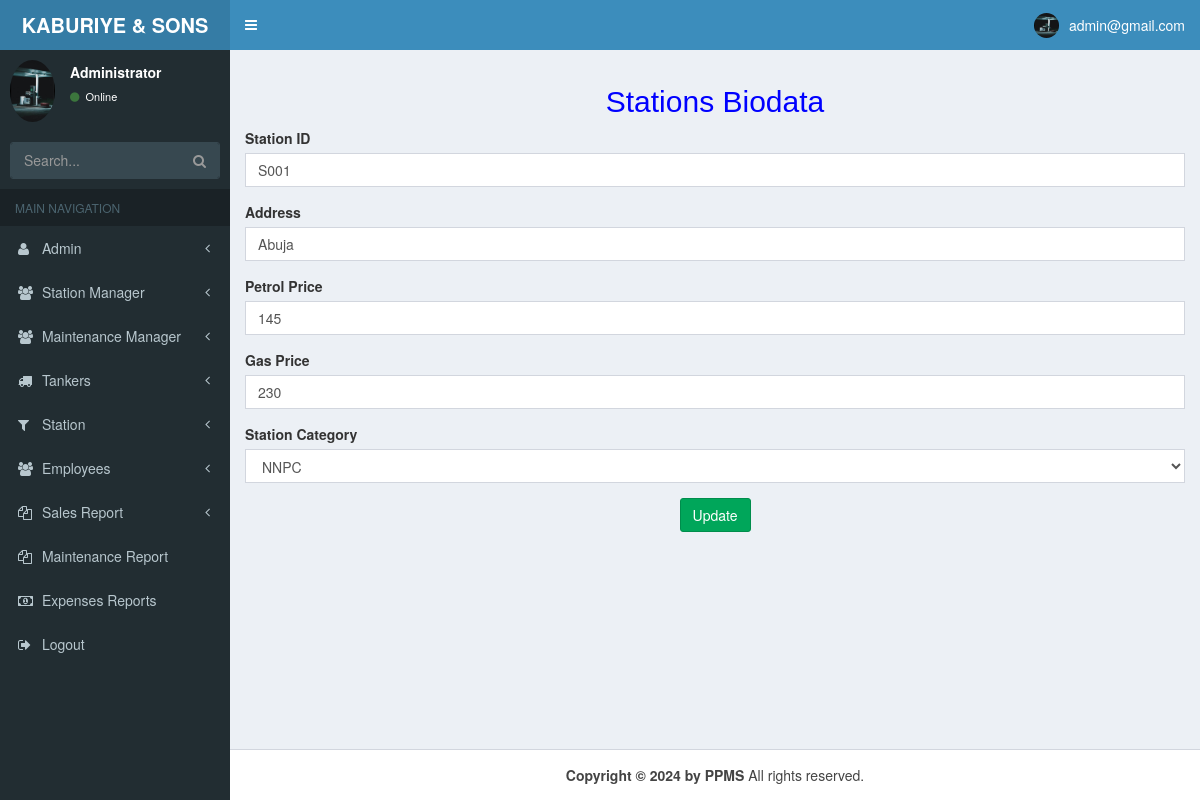
Page /station_edit.php?station_id=S001 (signed in) on the committed database.
### tables this page shows
CREATE TABLE `stations` (
  `SN` int(50) NOT NULL,
  `station_id` varchar(17) NOT NULL,
  `address` varchar(100) NOT NULL,
  `petrol_price` double NOT NULL,
  `gas_price` double NOT NULL,
  `station_category` varchar(45) NOT NULL,
  `password` varchar(50) NOT NULL,
  `trn_date` datetime NOT NULL
);

### station_edit.php (the view, shortened to what this page needs)
<?php
require __DIR__ . "/config/database.php";
$user = $_SESSION['data'];
$profile = mysqli_query($conn, "select * from admin where email='$user'");
$fetch = mysqli_fetch_array($profile);
?>
<!DOCTYPE html>
<html>
<head>
  <link rel="stylesheet" href="css/bootstrap.min.css">
  <link rel="stylesheet" href="css/font-awesome.min.css">
  <link rel="stylesheet" href="css/ionicons.min.css">
  <link rel="stylesheet" href="css/AdminLTE.min.css">
  <link rel="stylesheet" href="css/_all-skins.min.css">
</head>
<body class="hold-transition skin-blue sidebar-mini">
  <div class="wrapper">
    <header class="main-header">
      <a href="admin_dashboard.php" class="logo">
        <span class="logo-lg"><b>KABURIYE & SONS NIG LTD</b></span>
      </a>
      <nav class="navbar navbar-static-top">
        <a href="#" class="sidebar-toggle" data-toggle="push-menu" role="button">
        </a>
        <div class="navbar-custom-menu">
          <ul class="nav navbar-nav">
            <li class="dropdown user user-menu">
              <a href="#" class="dropdown-toggle" data-toggle="dropdown">
                <img src="images/admin.jpg" class="user-image" alt="User Image">
                <span class="hidden-xs"><?php echo "$fetch[email]"; ?></span>
              </a>
            </li>
          </ul>
        </div>
      </nav>
    </header>
    <aside class="main-sidebar">
      <section class="sidebar">
        <div class="user-panel">
          <div class="pull-left image">
            <img src="images/admin.jpg" class="img-circle" alt="User Image">
          </div>
          <div class="pull-left info">
            <p>Administrator</p>
            <a href="#"><i class="fa fa-circle text-success"></i> Online</a>
          </div>
        </div>
        <form action="#" method="get" class="sidebar-form">
          <div class="input-group">
            <input type="text" name="q" class="form-control" placeholder="Search...">
            <span class="input-group-btn">
              <button type="submit" name="search" id="search-btn" class="btn btn-flat"><i class="fa fa-search"></i>
              </button>
            </span>
          </div>
        </form>
        <ul class="sidebar-menu" data-widget="tree">
          <li class="header">MAIN NAVIGATION</li>
          <li class=" treeview">
            <a href="#">
              <i class="fa fa-user"></i> <span>Admin</span>
              <span class="pull-right-container">
                <i class="fa fa-angle-left pull-right"></i>
              </span>
            </a>
          </li>
          <li class="treeview">
            <a href="#">
              <i class="fa fa-group"></i> <span> Station Manager</span>
              <span class="pull-right-container">
                <small class="fa fa-angle-left pull-right "></small>
              </span>
            </a>
          </li>
          <li class="treeview">
            <a href="#">
              <i class="fa fa-group"></i> <span>Maintenance Manager</span>
              <span class="pull-right-container">
                <small class="fa fa-angle-left pull-right "></small>
              </span>
            </a>
          </li>
          <li class="treeview">
            <a href="#">
              <i class="fa fa-truck"></i> <span>Tankers</span>
              <span class="pull-right-container">
                <small class="fa fa-angle-left pull-right "></small>
              </span>
            </a>
          </li>
          <li class="treeview">
            <a href="#">
              <i class="fa fa-filter"></i> <span>Station</span>
              <span class="pull-right-container">
                <small class="fa fa-angle-left pull-right "></small>
              </span>
            </a>
          </li>
          <li class="treeview">
            <a href="#">
              <i class="fa fa-group"></i> <span>Employees</span>
              <span class="pull-right-container">
                <small class="fa fa-angle-left pull-right "></small>
              </span>
            </a>
          </li>
          <li class="treeview">
            <a href="#">
              <i class="fa fa-files-o"></i> <span> Sales Report</span>
              <span class="pull-right-container">
                <small class="fa fa-angle-left pull-right "></small>
              </span>
            </a>
          </li>
          <li>
          <li>
            <a href="m_report.php">
              <i class="fa fa-files-o"></i> <span>Maintenance Report</span>
            </a>
          </li>
          <li>
          <li>
            <a href="expenses_report.php">
              <i class="fa fa-money"></i> <span>Expenses Reports</span>
            </a>
          </li>
          <li>
          <li>
            <a href="alogout.php">
              <i class="fa fa-sign-out"></i> <span>Logout</span>
            </a>
          </li>
      </section>
    </aside>
    <div class="content-wrapper">
      <section class="content">
        <h2 align="center" style="color:blue;"> Stations Biodata</h2>
        <?php
        $userInfo = mysqli_query($conn, "select * from stations where station_id='$_GET[station_id]'");
        $num_users = mysqli_num_rows($userInfo);
        if ($num_users == 1) {
          $user_information = mysqli_fetch_array($userInfo);
        }
        ?>
        <form method="post">
          <div class="form-group">
            <label for="newstitle"><b>Station ID</b></label>
            <input type="text" name="station_id" required class="form-control" value="<?php echo  $user_information['station_id']  ?>" />
          </div>
          <div class="form-group">
            <label for=""><b>Address</b></label>
            <input type="text" name="address" required class="form-control" value="<?php echo  $user_information['address']  ?>" />
          </div>
          <div class="form-group">
            <label for=""><b>Petrol Price</b></label>
            <input type="text" name="petrol_price" required class="form-control" value="<?php echo  $user_information['petrol_price']  ?>" />
          </div>
          <div class="form-group">
            <label for=""><b>Gas Price</b></label>
            <input type="text" name="gas_price" required class="form-control" value="<?php echo  $user_information['gas_price']  ?>" />
          </div>
          <div class="form-group">
            <label for=""><b>Station Category</b></label>
            <select name="station_category" class="form-control" required>
              <option value="NNPC">NNPC</option>
            </select>
          </div>
          <center>
            <input type="submit" class="btn btn-success" value="Update" name="insert" />
          </center>
        </form>
      </section>
    </div>
    <footer class="main-footer">
      <center> <strong>Copyright &copy; 2024 by PPMS</strong> All rights reserved.</center>
    </footer>
  </div>
</body>
</html>

### rows in the picture
stations: station_id "S001", address "Abuja", petrol_price "145", gas_price "230"

### other values in the picture
$fetch[email] "admin@gmail.com"
